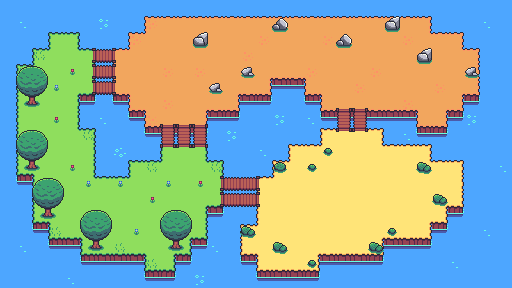

Tiled map render using the project's own tile images. Description and the map definition, with tile-layer contents summarised, below:
An orthogonal 32x18 tile map with 16x16 px tiles, 8 tile layers (water, ground(surface), ground(cliffs), ground(borders), ...), 3 tilesets.

<map version="1.10" tiledversion="1.12.1" orientation="orthogonal" renderorder="right-down" width="32" height="18" tilewidth="16" tileheight="16" infinite="0" nextlayerid="9" nextobjectid="1">
 <tileset firstgid="1" source="texture-sand.tsx" />
 <tileset firstgid="109" source="texture.tsx" />
 <tileset firstgid="217" source="tileset - grass island (savana).tsx" />
 <layer id="2" name="water" width="32" height="18" locked="1">
  <data>[576 cells, 576 non-empty, 1 distinct tile ids]</data>
 </layer>
 <layer id="3" name="ground(surface)" width="32" height="18" locked="1">
  <data>[576 cells, 197 non-empty, 3 distinct tile ids]</data>
 </layer>
 <layer id="4" name="ground(cliffs)" width="32" height="18" locked="1">
  <data>[576 cells, 46 non-empty, 4 distinct tile ids]</data>
 </layer>
 <layer id="1" name="ground(borders)" width="32" height="18" locked="1">
  <data>[576 cells, 167 non-empty, 39 distinct tile ids]</data>
 </layer>
 <layer id="5" name="bridges" width="32" height="18" locked="1">
  <data>[576 cells, 32 non-empty, 6 distinct tile ids]</data>
 </layer>
 <layer id="8" name="decoration" width="32" height="18">
  <data>[576 cells, 61 non-empty, 10 distinct tile ids]</data>
 </layer>
 <layer id="6" name="trees" width="32" height="18" locked="1">
  <data>[576 cells, 30 non-empty, 6 distinct tile ids]</data>
 </layer>
 <layer id="7" name="stones" width="32" height="18">
  <data>[576 cells, 8 non-empty, 3 distinct tile ids]</data>
 </layer>
</map>
